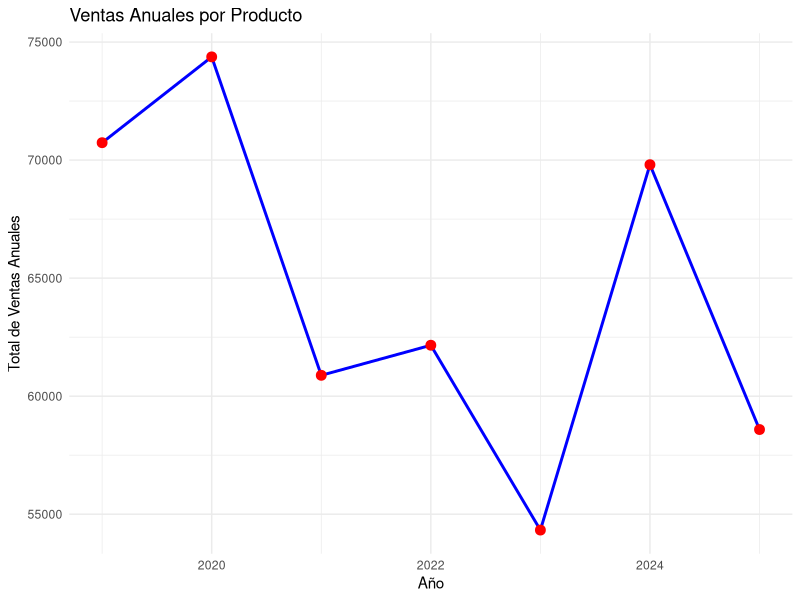

The R source for this figure:
## ---- chunk 1
#| include: false
#Carga de librerias
library(tidyverse)
library(readxl)
library(flextable)
## ---- chunk 2
#| include: false
#Carga de los datos
df <- read_excel("../ventas_simuladas_tarea.xlsx")
## ---- chunk 3
mes_analisis <- "Febrero"
anio_analisis <- 2024 
producto_analisis <- "Producto A"

## ---- chunk 4
#| include: false
# Vector de mses
meses_es <- c("Enero", "Febrero", "Marzo", "Abril", "Mayo", "Junio","Julio", "Agosto", "Septiembre", "Octubre","Noviembre","Diciembre")

# Guarda fecha con formato

fecha_analisis <- as.Date(sprintf("%d-%02d-01", anio_analisis, match(mes_analisis, meses_es))) # 2025-02-01
## ---- chunk 5
#| include: false
# calcular ventas totales por mes y año
datos_totales <- df %>% group_by(Fecha) %>% 
                  summarise(Total_Ventas= sum(Ventas)) %>% 
                  mutate(Mes= month(Fecha, label=TRUE, abbr = FALSE),
                         Año= year(Fecha))
## ---- chunk 6
#| include: false
# filtro de datos hasta la fecha
datos_totales_filtrados <- datos_totales %>% filter(Fecha <=fecha_analisis)
## ---- chunk 7
#| include: false
# Preparar un cuadro acumulado de cálculo anual

# ventas_totales_por_anio
acumulado_anual <- datos_totales %>%      filter(month(Fecha)<=month(fecha_analisis)) %>% 
group_by(Año) %>% summarise(Ventas_totales= sum(Total_Ventas)) %>% arrange(Año)

# Cálculo de diferencias
acumulado_anual_diferencias <- acumulado_anual %>% mutate(Dif_abs=Ventas_totales-lag(Ventas_totales),
       Dif_por= round((Ventas_totales/lag(Ventas_totales)-1)*100,2                                        ))
## ---- chunk 8
#| include: false
# Función personalizada para agregar el símbolo de porcentaje
formato_porcentaje <- function(x) {
  paste0(round(x, 2), "%")
}
## ---- chunk 9
#| include: false
# función de elección de sinónimo
#| include: false
selecciona_sinonimo <- function(valor, posicion) {
  if (is.na(valor)) {
    return("sin datos para comparar")
  }
  if (valor > 0) {
    sinonimos <- c("crecimiento", "incremento", "aumento", "ascenso")
  } else if (valor < 0) {
    sinonimos <- c("decrecimiento", "disminución", "reducción", "descenso")
  } else {
    return("sin cambio")
  }
  
  if (missing(posicion)) {
    # Si no se proporciona "posición", se elige uno aleatoriamente.
    return(sample(sinonimos, 1))
  } else if (posicion > 0 && posicion <= length(sinonimos)) {
    return(sinonimos[posicion])
  } else {
    warning("La posición especificada no es válida. Se seleccionará un sinónimo aleatoriamente.")
    return(sample(sinonimos, 1))
  }
}
## ---- chunk 10
#| echo: false
ft <- flextable(acumulado_anual_diferencias)
ft <- autofit(ft)
ft <- colformat_num(ft, j = "Dif_por", digits = 2, suffix = "%", na_str = "-")
ft
## ---- chunk 11
#| include: false
ventas_totales_mes <- datos_totales %>% filter(Fecha==fecha_analisis)

ventas_totales_mes_anterior <- datos_totales %>% filter(Fecha== fecha_analisis %m-% months(1))

ventas_dif_mes <- rbind(ventas_totales_mes_anterior,ventas_totales_mes)

# Calculo de diferencias
ventas_dif_mes <- ventas_dif_mes %>% mutate(Dif_abs=Total_Ventas-lag(Total_Ventas),
       Dif_por= round((Total_Ventas/lag(Total_Ventas)-1)*100,2                                        ))
## ---- chunk 12
#| echo: false
ft <- flextable(ventas_dif_mes[, c("Total_Ventas", "Mes","Año","Dif_abs","Dif_por")]) 
ft <- autofit(ft) 
ft <- colformat_num(ft, j = "Dif_por", digits = 2, suffix = "%", na_str = "-")
ft 
## ---- chunk 13
#| include: false
ventas_totales_mes <- datos_totales %>% filter(Fecha==fecha_analisis)

ventas_totales_mes_anterior_interanual <- datos_totales %>% filter(Fecha== fecha_analisis %m-% years(1))

ventas_dif_mes_interanual <- rbind(ventas_totales_mes_anterior_interanual,ventas_totales_mes)

# Calculo de diferencias
ventas_dif_mes_interanual <- ventas_dif_mes_interanual %>% mutate(Dif_abs=Total_Ventas-lag(Total_Ventas),
       Dif_por= round((Total_Ventas/lag(Total_Ventas)-1)*100,2                                        ))
## ---- chunk 14
#| echo: false
ft <- flextable(ventas_dif_mes_interanual[, c("Total_Ventas", "Mes","Año","Dif_abs","Dif_por")]) 
ft <- autofit(ft) 
ft <- colformat_num(ft, j = "Dif_por", digits = 2, suffix = "%", na_str = "-")
ft 

## ---- chunk 15
#| include: false
#ventas mensuales x producto hasta fecha de analisis 

ventas_mensuales_producto <- df %>%
  filter(Producto == producto_analisis & Fecha <= fecha_analisis) %>% 
  mutate(Año = year(Fecha), Mes = month(Fecha)) %>%  #
  group_by(Producto, Año, Mes) %>% 
  summarise(Total_Ventas_Producto = sum(Ventas, na.rm = TRUE), .groups = "drop")
## ---- chunk 16
#| include: false
acumulado_anual_producto <- df %>%
  filter(Producto == producto_analisis) %>%  
  mutate(Año = year(Fecha)) %>%  
  group_by(Producto, Año) %>%  
  summarise(Total_Ventas_Producto_Anual = sum(Ventas, na.rm = TRUE), .groups = "drop")
## ---- chunk 17
#| echo: false
ft <- flextable(acumulado_anual_producto)
ft <- autofit(ft)
ft
## ---- chunk 18
#| include: false
### function para calcular crecimiento de ventas
#del producto respecto al año anterior
#| include: false
compare_ventas <- function(df, input_year) {
  # sort por año
  df_sorted <- df %>%
    arrange(Año)
  
  # encontrar fila 
  row_index <- which(df_sorted$Año == input_year)
  
  # verificas si existe
  if(length(row_index) == 0) {
    return("Año no encontrado en el dataset")
  }
  
  # Comparar con la anteior 
  if(row_index > 1) {
    current_ventas <- df_sorted$Total_Ventas_Producto_Anual[row_index]
    previous_ventas <- df_sorted$Total_Ventas_Producto_Anual[row_index - 1]
    
    # Vector for growth/decrease
    result_vector <- c("crecimiento", "decrecimiento", "datos insuficientes con respecto al año anterior para confirmar crecimiento o decrecimiento")
    
    # devoler "Crecimiento" si es mayor, "Decrecimiento" si es menor
    if(current_ventas > previous_ventas) {
      return(result_vector[1])  # "Crecimiento"
    } else {
      return(result_vector[2])  # "Decrecimiento"
    }
  } else {
    return("No previous year to compare")
  }
}

## ---- chunk 19
#| echo: false
#| message: false
#| warning: false
ggplot(acumulado_anual_producto, aes(x = Año, y = Total_Ventas_Producto_Anual, group = Producto)) +
  geom_line(color = "blue", size = 1) +  # Line color and size
  geom_point(color = "red", size = 3) +  # Points on the line
  labs(title = "Ventas Anuales por Producto",
       x = "Año",
       y = "Total de Ventas Anuales") +
  theme_minimal()
